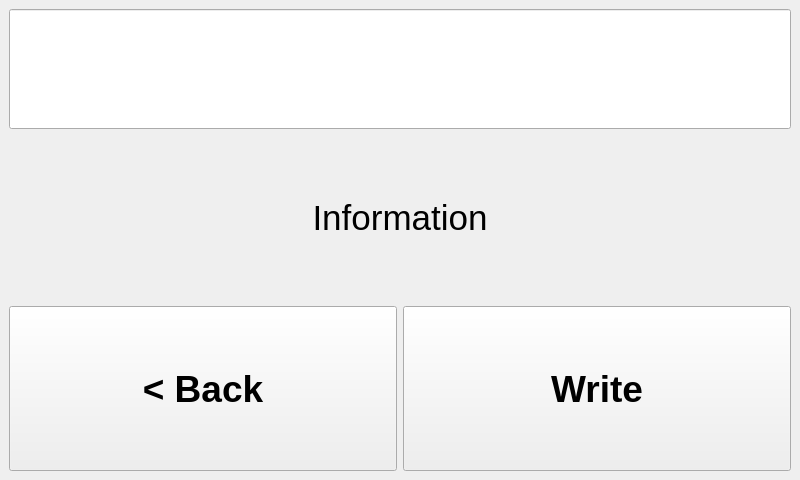
<?xml version="1.0" encoding="UTF-8"?>
<ui version="4.0">
 <class>RFIDWriterWindow</class>
 <widget class="QMainWindow" name="RFIDWriterWindow">
  <property name="geometry">
   <rect>
    <x>0</x>
    <y>0</y>
    <width>800</width>
    <height>480</height>
   </rect>
  </property>
  <property name="sizePolicy">
   <sizepolicy hsizetype="Fixed" vsizetype="Fixed">
    <horstretch>0</horstretch>
    <verstretch>0</verstretch>
   </sizepolicy>
  </property>
  <property name="minimumSize">
   <size>
    <width>800</width>
    <height>480</height>
   </size>
  </property>
  <property name="maximumSize">
   <size>
    <width>800</width>
    <height>480</height>
   </size>
  </property>
  <property name="cursor">
   <cursorShape>ArrowCursor</cursorShape>
  </property>
  <property name="windowTitle">
   <string>Write RFID</string>
  </property>
  <property name="styleSheet">
   <string notr="true"/>
  </property>
  <widget class="QWidget" name="centralwidget">
   <layout class="QGridLayout" name="gridLayout">
    <item row="2" column="0">
     <widget class="QPushButton" name="button_back">
      <property name="maximumSize">
       <size>
        <width>5000</width>
        <height>300</height>
       </size>
      </property>
      <property name="font">
       <font>
        <pointsize>28</pointsize>
        <weight>75</weight>
        <bold>true</bold>
       </font>
      </property>
      <property name="text">
       <string>&lt; Back</string>
      </property>
     </widget>
    </item>
    <item row="2" column="1">
     <widget class="QPushButton" name="button_write">
      <property name="maximumSize">
       <size>
        <width>5000</width>
        <height>300</height>
       </size>
      </property>
      <property name="font">
       <font>
        <pointsize>28</pointsize>
        <weight>75</weight>
        <bold>true</bold>
       </font>
      </property>
      <property name="text">
       <string>Write</string>
      </property>
      <property name="cssClass" stdset="0">
       <string>btn-inverted</string>
      </property>
     </widget>
    </item>
    <item row="1" column="0" colspan="2">
     <widget class="QLabel" name="label_information">
      <property name="maximumSize">
       <size>
        <width>16777215</width>
        <height>600</height>
       </size>
      </property>
      <property name="font">
       <font>
        <pointsize>26</pointsize>
       </font>
      </property>
      <property name="text">
       <string>Information</string>
      </property>
      <property name="alignment">
       <set>Qt::AlignCenter</set>
      </property>
      <property name="cssClass" stdset="0">
       <string>secondary bold</string>
      </property>
     </widget>
    </item>
    <item row="0" column="0" colspan="2">
     <widget class="ClickableLineEdit" name="input_text">
      <property name="minimumSize">
       <size>
        <width>0</width>
        <height>50</height>
       </size>
      </property>
      <property name="maximumSize">
       <size>
        <width>16777215</width>
        <height>120</height>
       </size>
      </property>
      <property name="font">
       <font>
        <pointsize>28</pointsize>
       </font>
      </property>
      <property name="alignment">
       <set>Qt::AlignCenter</set>
      </property>
      <property name="cssClass" stdset="0">
       <string>bold</string>
      </property>
     </widget>
    </item>
   </layout>
  </widget>
 </widget>
 <customwidgets>
  <customwidget>
   <class>ClickableLineEdit</class>
   <extends>QLineEdit</extends>
   <header>src.ui_elements.clickablelineedit.h</header>
  </customwidget>
 </customwidgets>
 <resources/>
 <connections/>
</ui>
